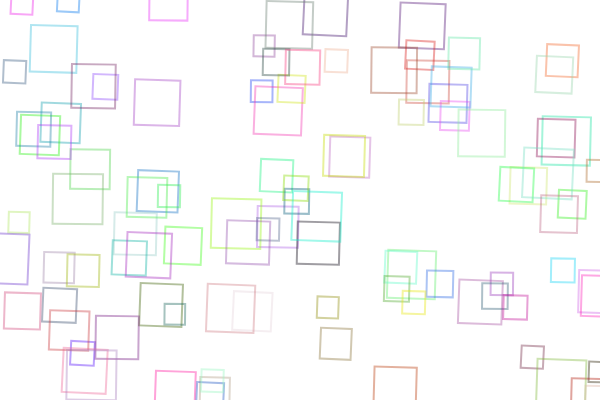
Frame 1 (no input)
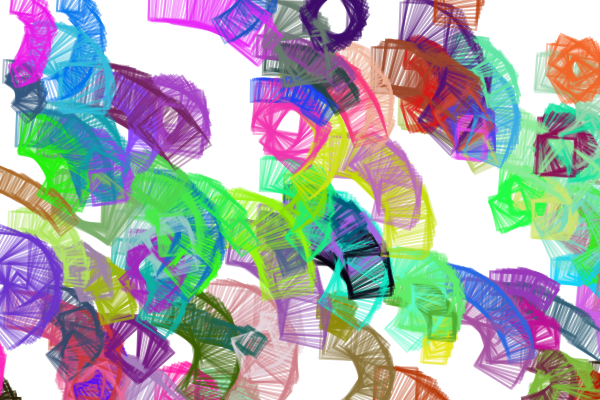
Frame 60 (no input)
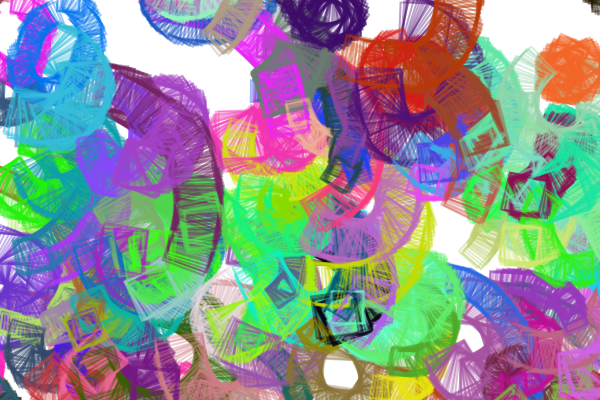
Frame 120 (the mouse pressed at the canvas centre since frame 60)

The p5.js sketch that drew these frames (run headless with seeded random() and noise() and a simulated clock; from frame 60 on, the mouse is pressed at the canvas centre):

// p5.js sketch
// ── sketch.js
let squares = [];

function setup() {
  createCanvas(600, 400);
  for (let i = 0; i < 100; i++) {
    squares.push(new Square());
  }
}

function draw() {
  
  for (let i = 0; i < squares.length; i++) {
    squares[i].update();
    squares[i].display();
  }
}

class Square {
  constructor() {
    this.x = random(width);
    this.y = random(height);
    this.size = random(20, 50);
    this.speed = random(0.5, 2);
    this.angle = 0;
    this.color = color(random(255), random(255), random(255), 100);
    this.prevX = this.x;
    this.prevY = this.y;
    this.rotationSpeed = random(0.01, 0.05); // Adjust rotation speed here
    this.wiggleRange = 2; // Adjust wiggle range here
  }

  update() {
    // Slow rotation
    this.angle += this.rotationSpeed;
    if (this.angle >= TWO_PI) {
      this.angle = 0;
    }

    // Update position with wiggle
    this.prevX = this.x;
    this.prevY = this.y;
    this.x += cos(this.angle) * this.speed + random(-this.wiggleRange, this.wiggleRange);
    this.y += sin(this.angle) * this.speed + random(-this.wiggleRange, this.wiggleRange);

    // Wrap around edges
    if (this.x > width + this.size) {
      this.x = -this.size;
    } else if (this.x < -this.size) {
      this.x = width + this.size;
    }

    if (this.y > height + this.size) {
      this.y = -this.size;
    } else if (this.y < -this.size) {
      this.y = height + this.size;
    }
  }

  display() {
    push();
    translate(this.x, this.y);
    rotate(this.angle);
    strokeWeight(2);
    stroke(this.color);
    noFill(); // Remove the fill
    rectMode(CENTER);
    rect(0, 0, this.size, this.size);
    pop();
  }
}
